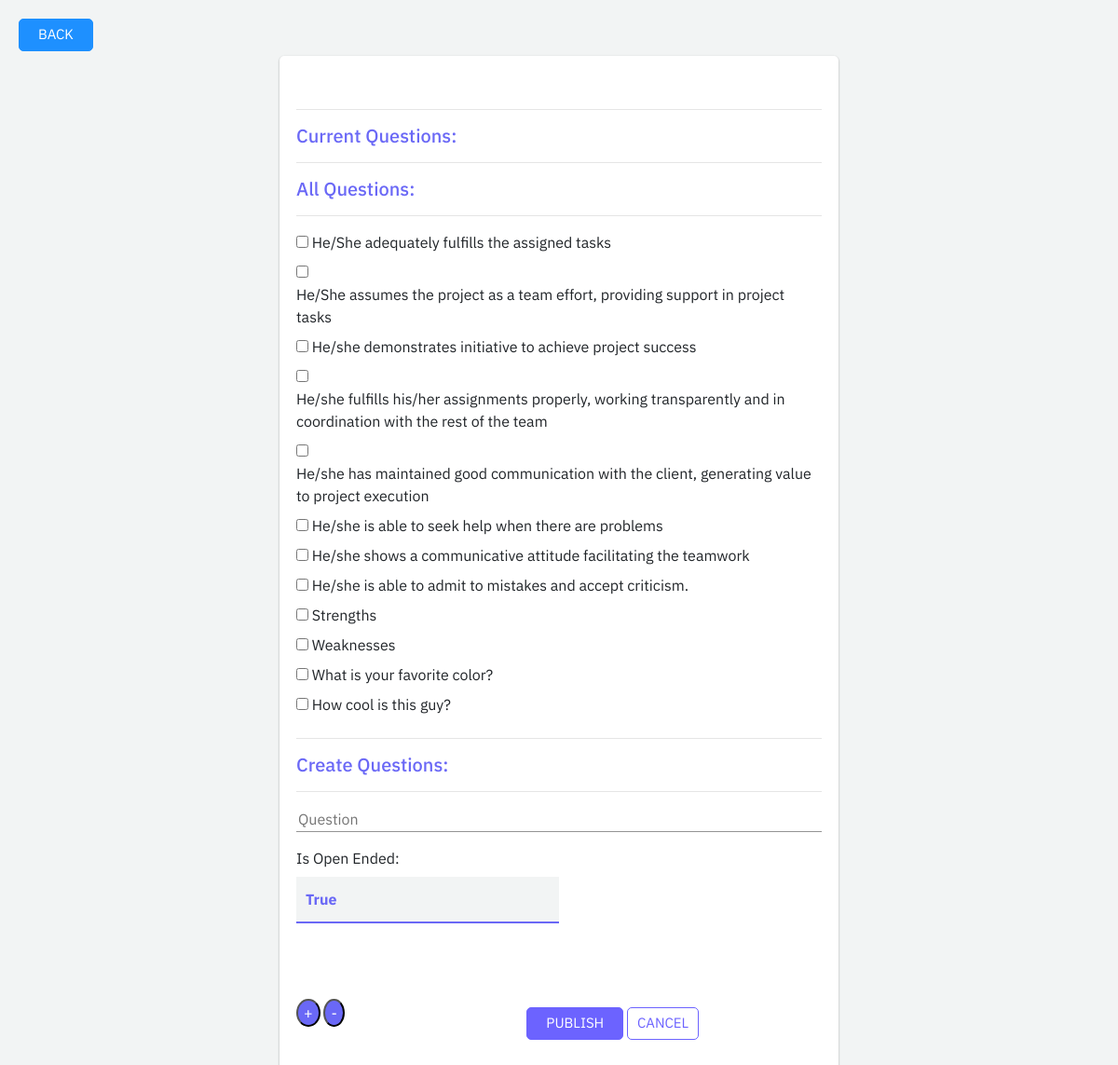
Before: /4/view-questions/15 with the older database file.
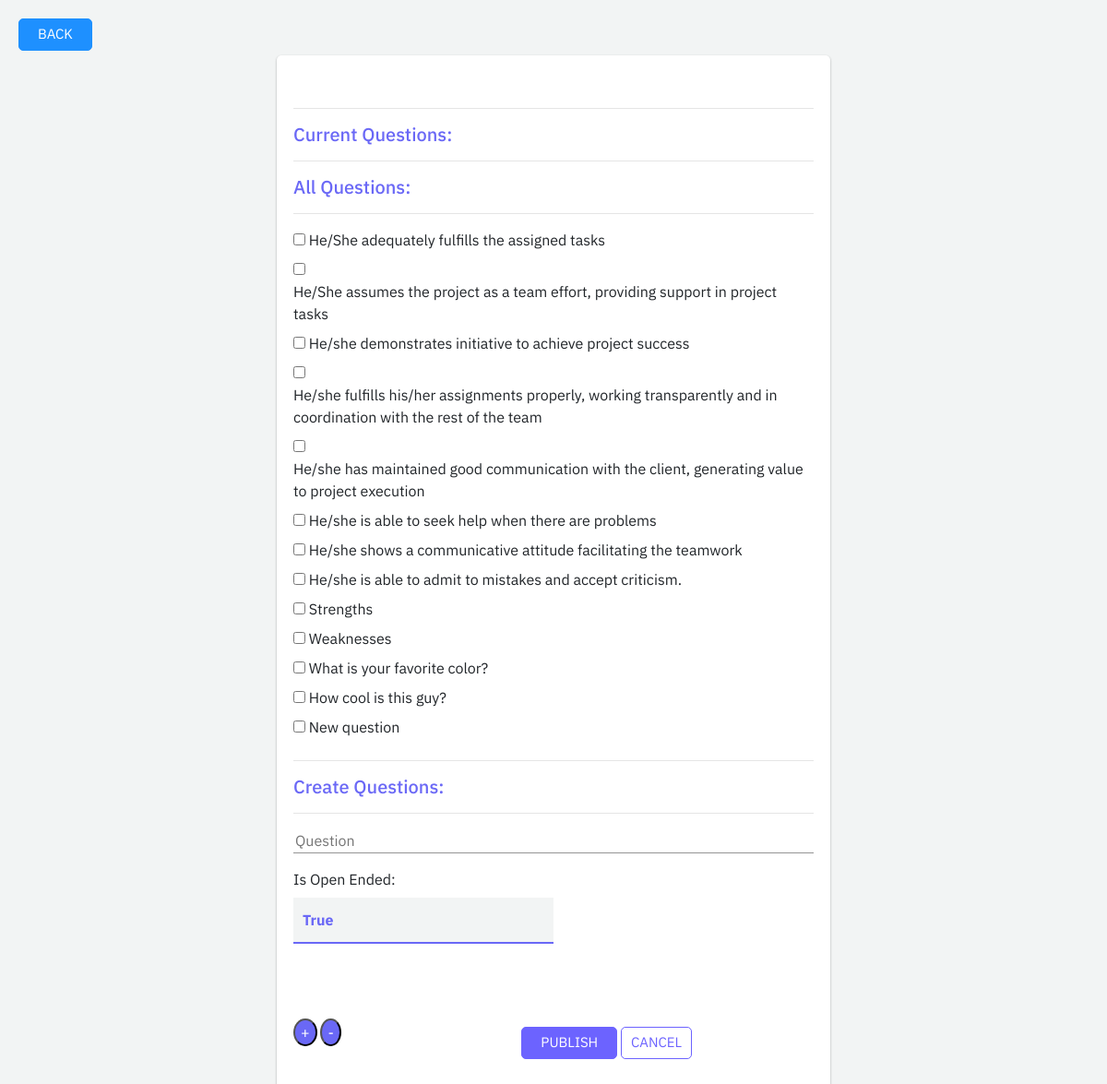
After: the same page with the newer database file.
### accounts/models.py (models this page shows)
class Question(models.Model):
    question = models.CharField(max_length = 1000)
    is_open_ended = models.BooleanField(default=False)

### backend/views.py (the view)
# urls.py: path('<int:course_id>/view-questions/<int:assessment_id>', views.view_questions, name="view-questions"),
def view_questions(request, course_id, assessment_id):
    assessment = Peer_Assessment.objects.get(id=assessment_id)
    course_assessments = Course_Assessment.objects.filter(course_id = course_id).select_related('assessment')
    all_questions = []
    for course_assessment in course_assessments:
        questions = Question_Assessment.objects.filter(assessment=course_assessment.assessment).select_related('question')
        for question in questions:
            if question.question not in all_questions:
                all_questions.append(question.question)
    current_questions = Question_Assessment.objects.filter(assessment=assessment).select_related('question')
    return render(request, 'backend/view-questions.html', {'assessment': assessment,
        'course_id': course_id, 'all_questions': all_questions, 'current_questions': current_questions})
    args = {'message': storage}

### backend/templates/backend/view-questions.html (shortened to what this page needs)
<!DOCTYPE html>
<html lang="en" dir="ltr">
<head>
  {% load static %}
  <link rel="stylesheet" href="https://stackpath.bootstrapcdn.com/bootstrap/4.4.1/css/bootstrap.min.css">
  <link rel="stylesheet" href="{% static 'backend/globals.css' %}">
  <link rel="stylesheet" href="{% static 'backend/assess-peer.css' %}">
</head>
<body>
  <div class="assessment-popup popup border-shadow">
    <h3 class="popup-header">{{ assessment.assessment }}</h3>
    <hr>
    <h4 class="section-header">Current Questions: </h4>
    <form action="{% url 'add-question' course_id assessment.id %}" method="post">
      <hr>
      <h4 class="section-header">All Questions: </h4>
      <hr>
        {% for question in all_questions %}
        <input class="question" id="question" name="question" type="checkbox" value="{{ question.id }}">
        <label for="question">{{ question.question }}</label><br>
        {% endfor %}
        <hr>
        <h4 class="section-header">Create Questions: </h4>
        <hr>
      <div id="new-question-section">
        <div class="new-question">
          <input type="text" name="new-question" placeholder="Question">
          <label for="bools">Is Open Ended: </label><br>
          <select id="bools" name="bool">
            <option value="True">True</option>
          </select><br>
          <br>
        </div>
      </div>
      <button type="button" id="plus-btn">+</button>
      <button type="button" id="minus-btn">-</button>
      <input id="submit-student" class="change-password-btn btn btn-link" type="submit" value="PUBLISH">
      <input id="cancel-student" class="logout-btn btn btn-link" type="button" value="CANCEL">
  </form>
  </div>
  <a class="courses-btn" href="{% url 'all-assessments' course_id %}">BACK</a>
</body>
</html>

Changed rows visible on the page:
added Question: question "New question"
